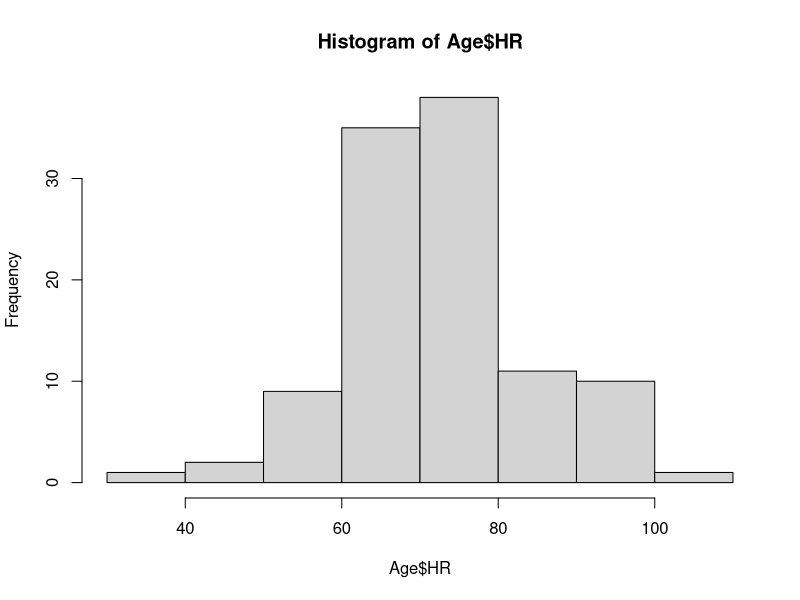

Source code (R):
Age <- read.csv("Lab1_demo.csv")
#this puts the csv file into the working directory so it can be used in the data frame
#this denotes a note not a line of code
View(Age)
#opens the data frame in a new window via view function
hist(Age$HR)
#the line above creates a histogram with the data from demo w/heart rate and age
mean(Age$HR)
#this calculates the mean/average heart rate for all ages
#average is about 73.0
avg_HR <- mean(Age$HR)
#average value for the mean heart rate assigned to variable of avg_HR
#average is about 73.0 beats per minute for all ages
